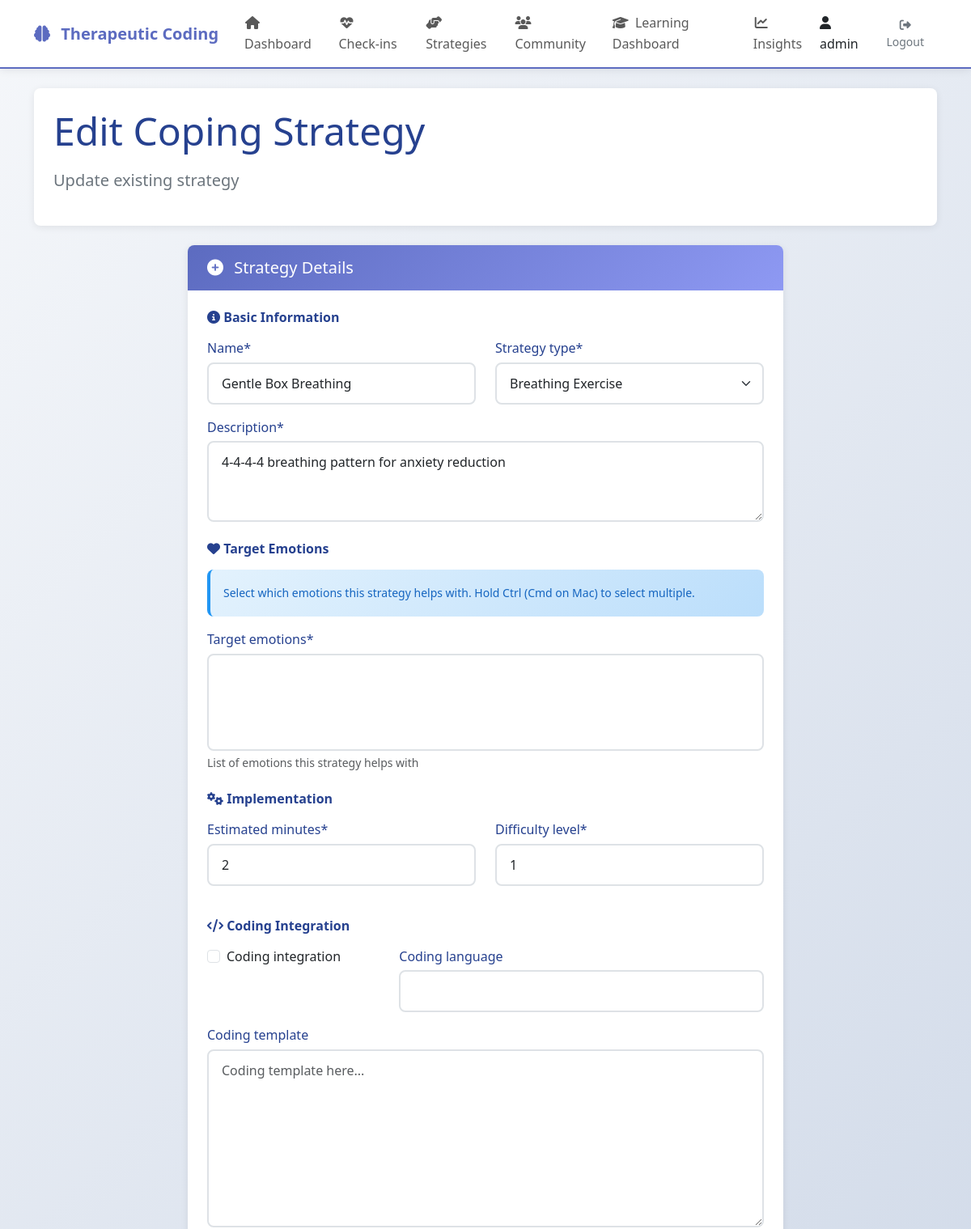
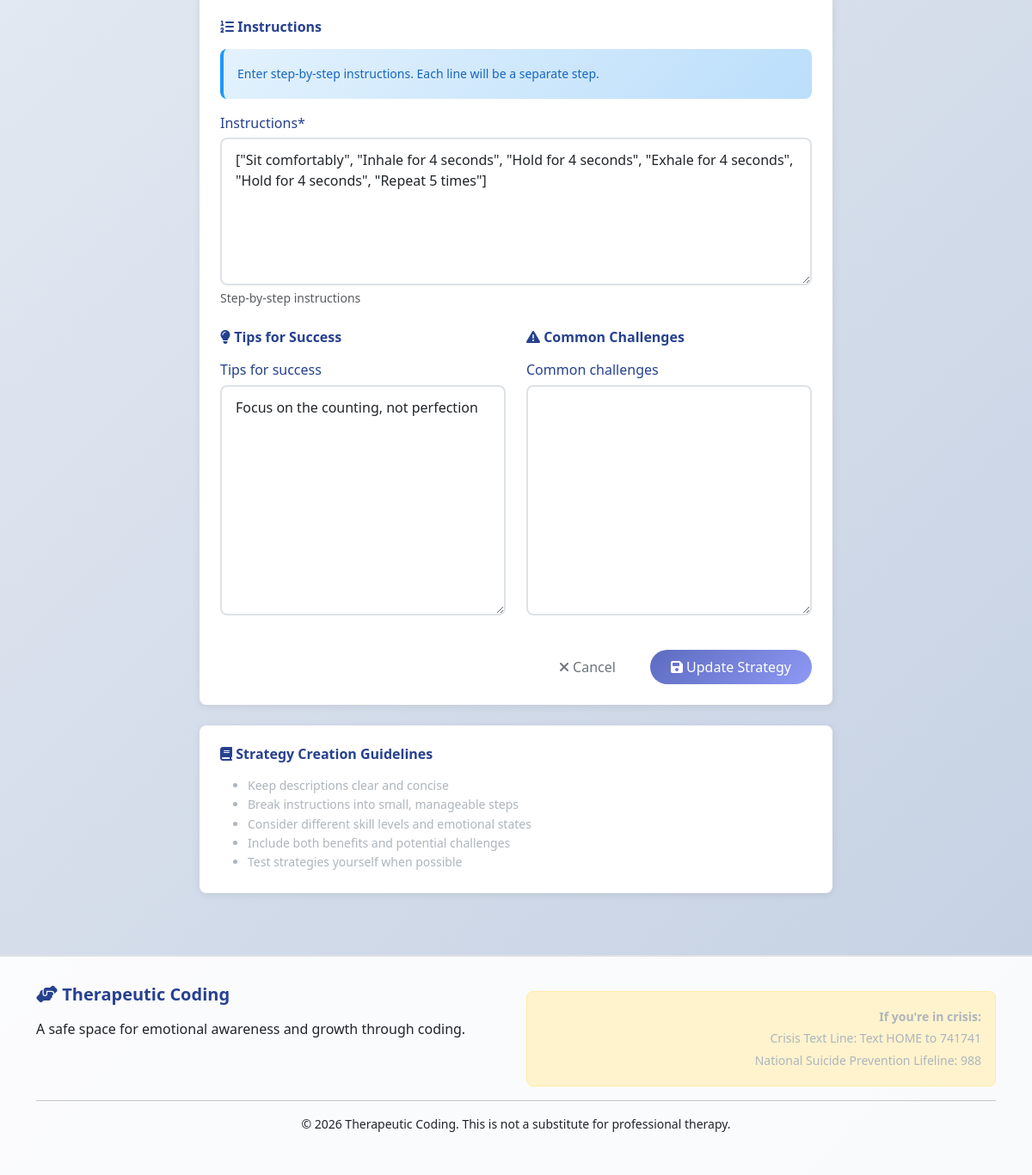
Page /therapy/admin/strategies/1/edit/ (signed in) on the committed database (2 pictures, top to bottom).
### users/models.py (models this page shows, shortened)
class TherapeuticUser(AbstractUser):
    class EmotionalProfile(models.TextChoices):
        AVOIDANT = 'avoidant', 'Tend to avoid challenges'
        ANXIOUS = 'anxious', 'Experience learning anxiety'
        DOUBTFUL = 'doubtful', 'Struggle with self-doubt'
        OVERWHELMED = 'overwhelmed', 'Easily overwhelmed'
        BALANCED = 'balanced', 'Fairly balanced'
        RESILIENT = 'resilient', 'Building resilience'
    class LearningStyle(models.TextChoices):
        VISUAL = 'visual', 'Visual learner'
        AUDITORY = 'auditory', 'Auditory learner'
        KINESTHETIC = 'kinesthetic', 'Hands-on learner'
        READING = 'reading', 'Reading/writing learner'
    emotional_profile = models.CharField(
        max_length=20,
        choices=EmotionalProfile.choices,
        default=EmotionalProfile.BALANCED,
        db_index=True
    )
    learning_style = models.CharField(
        max_length=20,
        choices=LearningStyle.choices,
        default=LearningStyle.VISUAL,
        null=True,
        blank=True
    )
    daily_time_limit = models.PositiveIntegerField(
        default=30,
        validators=[MinValueValidator(5), MaxValueValidator(180)],
        help_text="Maximum recommended learning minutes per day"
    )
    preferred_learning_hours = models.JSONField(
        default=list,
        blank=True,
        help_text="List of preferred hours for learning (0-23)"
    )
    gentle_mode = models.BooleanField(default=True, db_index=True)
    hide_progress = models.BooleanField(default=True)
    allow_anonymous = models.BooleanField(default=True)
    receive_gentle_reminders = models.BooleanField(default=True)
    current_stress_level = models.IntegerField(
        default=3,
        validators=[MinValueValidator(1), MaxValueValidator(10)],
        db_index=True
    )
    total_learning_minutes = models.PositiveIntegerField(default=0)
    consecutive_days = models.PositiveIntegerField(default=0)
    last_activity_date = models.DateField(null=True, blank=True)
    therapy_start_date = models.DateField(auto_now_add=True)
    breakthrough_moments = models.JSONField(
        default=list,
        blank=True,
        help_text="List of dates and descriptions of breakthrough moments"
    )
    account_locked_until = models.DateTimeField(
        null=True,
        blank=True,
        db_index=True,
        help_text="If set, the account is locked until this timestamp for therapeutic reasons",
    )
    avatar_color = models.CharField(max_length=7, default='#3498db')  # Hex color
    custom_affirmation = models.CharField(max_length=200, blank=True)
    objects = TherapeuticUserManager()
    class Meta:
        db_table = 'therapeutic_users'
        verbose_name = 'Therapeutic User'
        verbose_name_plural = 'Therapeutic Users'
        indexes = [
            models.Index(fields=['emotional_profile', 'gentle_mode']),
            models.Index(fields=['current_stress_level']),
        ]
        ordering = ['-date_joined']

### therapy/models.py (models this page shows, shortened)
class CopingStrategy(models.Model):
    class StrategyType(models.TextChoices):
        BREATHING = 'breathing', 'Breathing Exercise'
        MINDFULNESS = 'mindfulness', 'Mindfulness Practice'
        COGNITIVE = 'cognitive', 'Cognitive Reframing'
        PHYSICAL = 'physical', 'Physical Activity'
        SOCIAL = 'social', 'Social Connection'
        CREATIVE = 'creative', 'Creative Expression'
        CODING = 'coding', 'Coding Integration'
        PLANNING = 'planning', 'Planning/Organization'
    name = models.CharField(max_length=100, unique=True)
    description = models.TextField()
    strategy_type = models.CharField(max_length=20, choices=StrategyType.choices)
    target_emotions = models.JSONField(
        default=list,
        help_text="List of emotions this strategy helps with"
    )
    estimated_minutes = models.PositiveIntegerField(default=5)
    difficulty_level = models.IntegerField(
        default=1,
        validators=[MinValueValidator(1), MaxValueValidator(5)]
    )
    coding_integration = models.BooleanField(default=False)
    coding_language = models.CharField(max_length=20, blank=True)
    coding_template = models.TextField(blank=True)
    instructions = models.JSONField(
        default=list,
        help_text="Step-by-step instructions"
    )
    tips_for_success = models.TextField(blank=True)
    common_challenges = models.TextField(blank=True)
    created_at = models.DateTimeField(auto_now_add=True)
    updated_at = models.DateTimeField(auto_now=True)
    is_active = models.BooleanField(default=True)
    class Meta:
        ordering = ['strategy_type', 'difficulty_level']
        verbose_name_plural = 'Coping Strategies'

### therapy/views.py (the view)
# urls.py: path('admin/strategies/<int:pk>/edit/', views.coping_strategy_update, name='admin_strategy_edit'),
@login_required
def coping_strategy_update(request, pk):
    if not request.user.is_staff:
        messages.error(request, 'Only staff members can edit coping strategies.')
        return redirect('therapy:strategies_list')
    strategy = get_object_or_404(CopingStrategy, pk=pk)
    if request.method == 'POST':
        form = CopingStrategyForm(request.POST, instance=strategy)
        if form.is_valid():
            strategy = form.save()
            messages.success(request, f'Coping strategy "{strategy.name}" updated successfully!')
            return redirect('therapy:strategy_detail', pk=strategy.pk)
    else:
        form = CopingStrategyForm(instance=strategy)
    return render(request, 'therapy/admin/strategy_form.html', {'form': form, 'strategy': strategy})

### therapy/templates/therapy/admin/strategy_form.html (shortened to what this page needs)
{% extends 'therapy/base.html' %}
{% load crispy_forms_tags %}
{% block page_title %}{% if strategy %}Edit{% else %}Create New{% endif %} Coping Strategy{% endblock %}
{% block page_subtitle %}{% if strategy %}Update existing strategy{% else %}Add a new therapeutic strategy to the library{% endif %}{% endblock %}
{% block content %}
<div class="row justify-content-center">
    <div class="col-md-8">
        <div class="card">
            <div class="card-header">
                <h5><i class="fas fa-plus-circle"></i> Strategy Details</h5>
            </div>
            <div class="card-body">
                <form method="post">
                    <div class="mb-4">
                        <h6><i class="fas fa-info-circle"></i> Basic Information</h6>
                        <div class="row">
                            <div class="col-md-6">
                                {{ form.name|as_crispy_field }}
                            </div>
                            <div class="col-md-6">
                                {{ form.strategy_type|as_crispy_field }}
                            </div>
                        </div>
                        {{ form.description|as_crispy_field }}
                    </div>
                    <div class="mb-4">
                        <h6><i class="fas fa-heart"></i> Target Emotions</h6>
                        <div class="alert alert-info">
                            <small>Select which emotions this strategy helps with. Hold Ctrl (Cmd on Mac) to select multiple.</small>
                        </div>
                        {{ form.target_emotions|as_crispy_field }}
                    </div>
                    <div class="mb-4">
                        <h6><i class="fas fa-cogs"></i> Implementation</h6>
                        <div class="row">
                            <div class="col-md-6">
                                {{ form.estimated_minutes|as_crispy_field }}
                            </div>
                            <div class="col-md-6">
                                {{ form.difficulty_level|as_crispy_field }}
                            </div>
                        </div>
                    </div>
                    <div class="mb-4">
                        <h6><i class="fas fa-code"></i> Coding Integration</h6>
                        <div class="row">
                            <div class="col-md-4">
                                {{ form.coding_integration|as_crispy_field }}
                            </div>
                            <div class="col-md-8">
                                {{ form.coding_language|as_crispy_field }}
                            </div>
                        </div>
                        {{ form.coding_template|as_crispy_field }}
                    </div>
                    <div class="mb-4">
                        <h6><i class="fas fa-list-ol"></i> Instructions</h6>
                        <div class="alert alert-info">
                            <small>Enter step-by-step instructions. Each line will be a separate step.</small>
                        </div>
                        {{ form.instructions|as_crispy_field }}
                    </div>
                    <div class="mb-4">
                        <div class="row">
                            <div class="col-md-6">
                                <h6><i class="fas fa-lightbulb"></i> Tips for Success</h6>
                                {{ form.tips_for_success|as_crispy_field }}
                            </div>
                            <div class="col-md-6">
                                <h6><i class="fas fa-exclamation-triangle"></i> Common Challenges</h6>
                                {{ form.common_challenges|as_crispy_field }}
                            </div>
                        </div>
                    </div>
                    <div class="d-grid gap-2 d-md-flex justify-content-md-end mt-4">
                        <a href="{% url 'therapy:strategies_list' %}" class="btn btn-outline-secondary me-md-2">
                            <i class="fas fa-times"></i> Cancel
                        </a>
                        <button type="submit" class="btn btn-primary">
                            <i class="fas fa-save"></i> {% if strategy %}Update{% else %}Create{% endif %} Strategy
                        </button>
                    </div>
                </form>
            </div>
        </div>
        <div class="card mt-4">
            <div class="card-body">
                <h6><i class="fas fa-book"></i> Strategy Creation Guidelines</h6>
                <ul class="small text-muted mb-0">
                    <li>Keep descriptions clear and concise</li>
                    <li>Break instructions into small, manageable steps</li>
                    <li>Consider different skill levels and emotional states</li>
                    <li>Include both benefits and potential challenges</li>
                    <li>Test strategies yourself when possible</li>
                </ul>
            </div>
        </div>
    </div>
</div>
{% endblock %}

### therapy/templates/therapy/base.html (shortened to what this page needs)
<!DOCTYPE html>
<html lang="en">
<head>
    <link rel="stylesheet" href="https://cdnjs.cloudflare.com/ajax/libs/font-awesome/6.4.0/css/all.min.css">
    <link href="https://cdn.jsdelivr.net/npm/bootstrap@5.3.0/dist/css/bootstrap.min.css" rel="stylesheet">
    <link rel="stylesheet" href="/static/therapy/css/style.css">
    <link rel="stylesheet" href="/static/therapy/css/responsive.css">
</head>
<body class="therapy-app">
    {% if request.user.is_authenticated %}
    <nav class="navbar navbar-expand-lg navbar-light therapy-nav">
        <div class="container">
            <a class="navbar-brand" href="{% url 'therapy:dashboard' %}" aria-label="Therapeutic Coding Home">
                <i class="fas fa-brain"></i> Therapeutic Coding
            </a>
            <div class="collapse navbar-collapse" id="navbarNav">
                <ul class="navbar-nav me-auto">
                    <li class="nav-item">
                        <a class="nav-link {% if request.resolver_match.url_name == 'dashboard' %}active{% endif %}"
                           href="{% url 'therapy:dashboard' %}">
                            <i class="fas fa-home"></i> Dashboard
                        </a>
                    </li>
                    <li class="nav-item">
                        <a class="nav-link {% if 'checkin' in request.resolver_match.url_name %}active{% endif %}"
                           href="{% url 'therapy:checkin_list' %}">
                            <i class="fas fa-heartbeat"></i> Check-ins
                        </a>
                    </li>
                    <li class="nav-item">
                        <a class="nav-link {% if 'strategies' in request.resolver_match.url_name %}active{% endif %}"
                           href="{% url 'therapy:strategies_list' %}">
                            <i class="fas fa-hands-helping"></i> Strategies
                        </a>
                    </li>
                    <li class="nav-item">
                        <a class="nav-link {% if 'social' in request.path %}active{% endif %}"
                           href="{% url 'social:home' %}">
                            <i class="fas fa-users me-1"></i>
                            <span class="d-none d-md-inline">Community</span>
                        </a>
                    </li>
                    <li class="nav-item">
                       <a class="nav-link {% if 'learning' in request.path %}active{% endif %}"
                          href="{% url 'learning:dashboard' %}"
                          target="_blank">
                            <i class="fas fa-graduation-cap me-1"></i>
                            <span class="d-none d-md-inline">Learning Dashboard</span>
                     </a>
                    </li>
                    <li class="nav-item">
                        <a class="nav-link {% if request.resolver_match.url_name == 'insights' %}active{% endif %}"
                           href="{% url 'therapy:insights' %}">
                            <i class="fas fa-chart-line"></i> Insights
                        </a>
                    </li>
                </ul>
                <div class="navbar-nav">
                    <span class="nav-text me-3">
                        <i class="fas fa-user"></i> {{ request.user.username }}
                    </span>
                    <form method="post" action="{% url 'users:logout' %}" class="d-inline" id="logout-form">
                        <button type="submit" class="btn btn-outline-secondary btn-sm logout-btn">
                            <i class="fas fa-sign-out-alt"></i> Logout
                        </button>
                    </form>
                </div>
            </div>
        </div>
    </nav>
    {% endif %}
    <main class="container mt-4">
        {% if request.user.is_authenticated and request.resolver_match.url_name != 'login' and request.resolver_match.url_name != 'register' %}
        <div class="page-header mb-4">
            <h1 class="display-5">{% block page_title %}{% endblock %}</h1>
            <p class="lead">{% block page_subtitle %}{% endblock %}</p>
        </div>
        {% endif %}
        {% block content %}{% endblock %}
    </main>
    {% if request.user.is_authenticated %}
    <footer class="therapy-footer mt-5">
        <div class="container">
            <div class="row">
                <div class="col-md-6">
                    <h5><i class="fas fa-hands-helping"></i> Therapeutic Coding</h5>
                    <p>A safe space for emotional awareness and growth through coding.</p>
                </div>
                <div class="col-md-6 text-end">
                    <div class="emergency-resources">
                        <small class="text-muted">
                            <strong>If you're in crisis:</strong><br>
                            Crisis Text Line: Text HOME to 741741<br>
                            National Suicide Prevention Lifeline: 988
                        </small>
                    </div>
                </div>
            </div>
            <hr>
            <p class="text-center small">
                &copy; {% now "Y" %} Therapeutic Coding. This is not a substitute for professional therapy.
            </p>
        </div>
    </footer>
    {% endif %}
</body>
</html>

### rows in the picture
TherapeuticUser: user.username "admin"
CopingStrategy: name "Gentle Box Breathing", strategy_type "Breathing Exercise", description "4-4-4-4 breathing pattern for anxiety reduction", estimated_minutes "2", difficulty_level "1", instructions "[\"Sit comfortably\", \"Inhale for 4 seconds\", \"Hold for 4 seconds\", \"Exhale for 4 seconds\", \"Hold for 4 seconds\", \"Repeat 5 times\"]", tips_for_success "Focus on the counting, not perfection"
